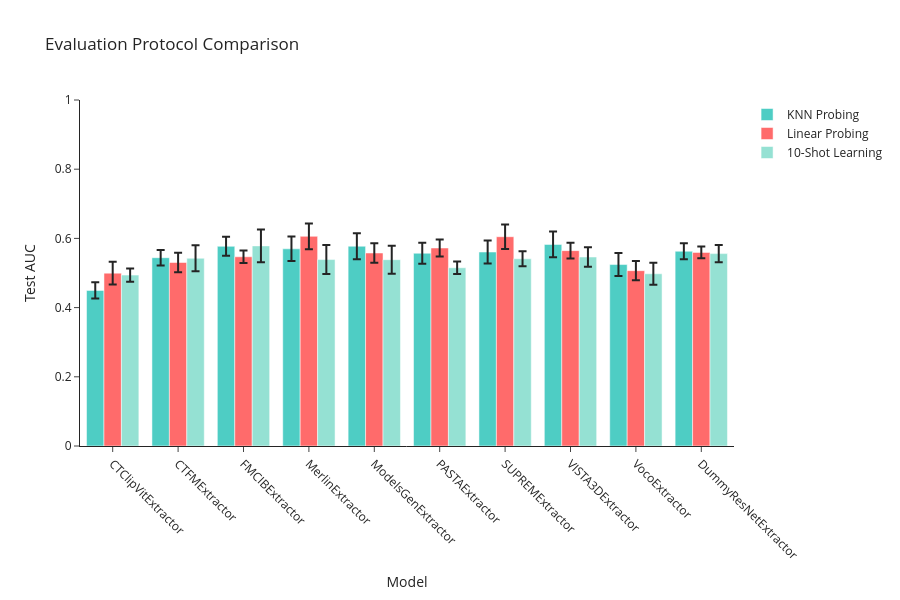

This figure's notebook cell:
### Markdown cell above
## Comparison: KNN vs Linear Probing vs Few-Shot

### Code cell
# Create comparison visualization
model_names = list(linear_probing_results.keys())

knn_means = [test_accuracies_dict[m]['mean'] for m in model_names]
linear_means = [linear_probing_results[m]['mean'] for m in model_names]
few_shot_10_means = [few_shot_results[10][m]['mean'] for m in model_names]

knn_errors = [test_accuracies_dict[m]['ci95'][1] - test_accuracies_dict[m]['mean'] for m in model_names]
linear_errors = [linear_probing_results[m]['ci95'][1] - linear_probing_results[m]['mean'] for m in model_names]
few_shot_errors = [few_shot_results[10][m]['ci95'][1] - few_shot_results[10][m]['mean'] for m in model_names]

fig = go.Figure()

fig.add_trace(go.Bar(
    x=model_names,
    y=knn_means,
    error_y=dict(type='data', array=knn_errors),
    name='KNN Probing',
    marker_color='#4ECDC4'
))

fig.add_trace(go.Bar(
    x=model_names,
    y=linear_means,
    error_y=dict(type='data', array=linear_errors),
    name='Linear Probing',
    marker_color='#FF6B6B'
))

fig.add_trace(go.Bar(
    x=model_names,
    y=few_shot_10_means,
    error_y=dict(type='data', array=few_shot_errors),
    name='10-Shot Learning',
    marker_color='#95E1D3'
))

fig.update_layout(
    title='Evaluation Protocol Comparison',
    xaxis_title='Model',
    yaxis_title='Test AUC',
    barmode='group',
    height=600,
    width=900,
    template='simple_white',
    xaxis_tickangle=45
)
fig.update_yaxes(range=[0, 1.0])

fig.show()

print(f"Correlation KNN vs Linear Probing: {np.corrcoef(knn_means, linear_means)[0, 1]:.4f}")
print(f"Correlation KNN vs 10-Shot: {np.corrcoef(knn_means, few_shot_10_means)[0, 1]:.4f}")
print("Interpretation:")
print("  High KNN-Linear correlation (>0.8): Consistent feature quality assessment")
print("  10-Shot vs KNN: Difference shows data-efficiency gains with simple learning")

### Figure 1 — Plotly figure (JSON) as saved in the notebook; plotly's stock layout.template omitted (floating-point values rounded to 4 significant figures)
{"data": [{"error_y": {"array": [0.0233, 0.02254, 0.0274, 0.03554, 0.03743, 0.03028, 0.03312, 0.0374, 0.03332, 0.02277], "type": "data"}, "marker": {"color": "#4ECDC4"}, "name": "KNN Probing", "type": "bar", "x": ["CTClipVitExtractor", "CTFMExtractor", "FMCIBExtractor", "MerlinExtractor", "ModelsGenExtractor", "PASTAExtractor", "SUPREMExtractor", "VISTA3DExtractor", "VocoExtractor", "DummyResNetExtractor"], "y": [0.4497, 0.5442, 0.577, 0.5699, 0.5774, 0.5571, 0.5606, 0.5826, 0.5244, 0.5629]}, {"error_y": {"array": [0.0326, 0.02822, 0.0179, 0.03721, 0.02837, 0.02446, 0.03545, 0.02299, 0.02784, 0.01701], "type": "data"}, "marker": {"color": "#FF6B6B"}, "name": "Linear Probing", "type": "bar", "x": ["CTClipVitExtractor", "CTFMExtractor", "FMCIBExtractor", "MerlinExtractor", "ModelsGenExtractor", "PASTAExtractor", "SUPREMExtractor", "VISTA3DExtractor", "VocoExtractor", "DummyResNetExtractor"], "y": [0.4996, 0.5303, 0.5469, 0.606, 0.5578, 0.5722, 0.6049, 0.5647, 0.5068, 0.5595]}, {"error_y": {"array": [0.01944, 0.03735, 0.04741, 0.04205, 0.04045, 0.01776, 0.02165, 0.02787, 0.03156, 0.02498], "type": "data"}, "marker": {"color": "#95E1D3"}, "name": "10-Shot Learning", "type": "bar", "x": ["CTClipVitExtractor", "CTFMExtractor", "FMCIBExtractor", "MerlinExtractor", "ModelsGenExtractor", "PASTAExtractor", "SUPREMExtractor", "VISTA3DExtractor", "VocoExtractor", "DummyResNetExtractor"], "y": [0.4939, 0.5426, 0.5784, 0.5388, 0.5385, 0.5152, 0.5411, 0.5462, 0.4977, 0.556]}], "layout": {"barmode": "group", "height": 600, "title": {"text": "Evaluation Protocol Comparison"}, "width": 900, "xaxis": {"tickangle": 45, "title": {"text": "Model"}}, "yaxis": {"range": [0, 1], "title": {"text": "Test AUC"}}}}
